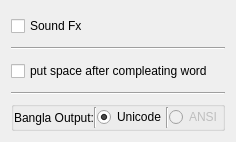
     <widget class="QWidget" name="tab_4">
      <property name="styleSheet">
       <string notr="true">font: 75 12pt &quot;MS Shell Dlg 2&quot;;</string>
      </property>
      <attribute name="title">
       <string>⚙</string>
      </attribute>
      <layout class="QVBoxLayout" name="verticalLayout_8">
       <item>
        <widget class="QCheckBox" name="SFXcheckBox">
         <property name="minimumSize">
          <size>
           <width>0</width>
           <height>30</height>
          </size>
         </property>
         <property name="text">
          <string>Sound Fx</string>
         </property>
        </widget>
       </item>
       <item>
        <widget class="Line" name="line_11">
         <property name="orientation">
          <enum>Qt::Horizontal</enum>
         </property>
        </widget>
       </item>
       <item>
        <widget class="QCheckBox" name="SpaceCheckBox">
         <property name="minimumSize">
          <size>
           <width>0</width>
           <height>30</height>
          </size>
         </property>
         <property name="text">
          <string>put space after compleating word</string>
         </property>
        </widget>
       </item>
       <item>
        <widget class="Line" name="line_12">
         <property name="orientation">
          <enum>Qt::Horizontal</enum>
         </property>
        </widget>
       </item>
       <item>
        <widget class="QGroupBox" name="groupBox">
         <property name="maximumSize">
          <size>
           <width>16777215</width>
           <height>30</height>
          </size>
         </property>
         <property name="title">
          <string/>
         </property>
         <layout class="QHBoxLayout" name="horizontalLayout_9">
          <property name="spacing">
           <number>0</number>
          </property>
          <property name="leftMargin">
           <number>0</number>
          </property>
          <property name="topMargin">
           <number>0</number>
          </property>
          <property name="rightMargin">
           <number>0</number>
          </property>
          <property name="bottomMargin">
           <number>0</number>
          </property>
          <item>
           <widget class="QLabel" name="label_2">
            <property name="text">
             <string>Bangla Output:</string>
            </property>
           </widget>
          </item>
          <item>
           <widget class="Line" name="line_10">
            <property name="orientation">
             <enum>Qt::Vertical</enum>
            </property>
           </widget>
          </item>
          <item>
           <widget class="QRadioButton" name="UnicodeRadioButton">
            <property name="text">
             <string>Unicode</string>
            </property>
            <property name="checked">
             <bool>true</bool>
            </property>
           </widget>
          </item>
          <item>
           <widget class="Line" name="line_9">
            <property name="orientation">
             <enum>Qt::Vertical</enum>
            </property>
           </widget>
          </item>
          <item>
           <widget class="QRadioButton" name="ANSI_radioButton">
            <property name="enabled">
             <bool>false</bool>
            </property>
            <property name="text">
             <string>ANSI</string>
            </property>
           </widget>
          </item>
         </layout>
        </widget>
       </item>
      </layout>
     </widget>
